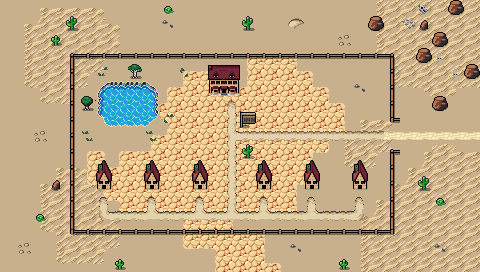

This game map was drawn from its Tiled (.tmx) file and the tilesets committed beside it. A one-line description and the trimmed map source follow:
An orthogonal 30x17 tile map with 16x16 px tiles, 5 tile layers (Collision, Background, Ground, Clutter, ...), 2 tilesets and 8 objects.

<map version="1.5" tiledversion="1.7.2" orientation="orthogonal" renderorder="right-down" width="30" height="17" tilewidth="16" tileheight="16" infinite="0" nextlayerid="7" nextobjectid="52">
 <editorsettings>
  <export target="wastetown..tmx" format="tmx" />
 </editorsettings>
 <tileset firstgid="1" source="../../../../common/maps/tileset/main.tsx" />
 <tileset firstgid="3477" source="../../../../common/maps/tileset/buildings.tsx" />
 <layer id="6" name="Collision" width="30" height="17">
  <data>[510 cells, 76 non-empty, 10 distinct tile ids]</data>
 </layer>
 <layer id="1" name="Background" width="30" height="17">
  <data>[510 cells, 510 non-empty, 16 distinct tile ids]</data>
 </layer>
 <layer id="2" name="Ground" width="30" height="17">
  <data>[510 cells, 174 non-empty, 31 distinct tile ids]</data>
 </layer>
 <layer id="3" name="Clutter" width="30" height="17">
  <properties>
   <property name="spriteLayer" type="bool" value="true" />
  </properties>
  <data>[510 cells, 142 non-empty, 36 distinct tile ids]</data>
 </layer>
 <layer id="5" name="Rooftops" width="30" height="17">
  <data>[510 cells, 8 non-empty, 3 distinct tile ids]</data>
 </layer>
 <objectgroup id="4" name="Objects">
  <object id="41" template="../../../../common/maps/obj/shop.tx" x="97" y="193" />
  <object id="42" template="../../../../common/maps/obj/shop.tx" x="304" y="193" />
  <object id="43" template="../../../../common/maps/obj/shop.tx" x="352" y="194" />
  <object id="44" template="../../../../common/maps/obj/shop.tx" x="144" y="194" />
  <object id="45" template="../../../../common/maps/obj/shop.tx" x="255" y="194" />
  <object id="46" template="../../../../common/maps/obj/shop.tx" x="192" y="193" />
  <object id="47" template="../../../../common/maps/obj/inn.tx" x="225" y="99" />
  <object id="51" template="../../../../common/maps/obj/door_left.tx" x="386" y="146">
   <properties>
    <property name="teleportObjectId" value="61" />
   </properties>
  </object>
 </objectgroup>
</map>
